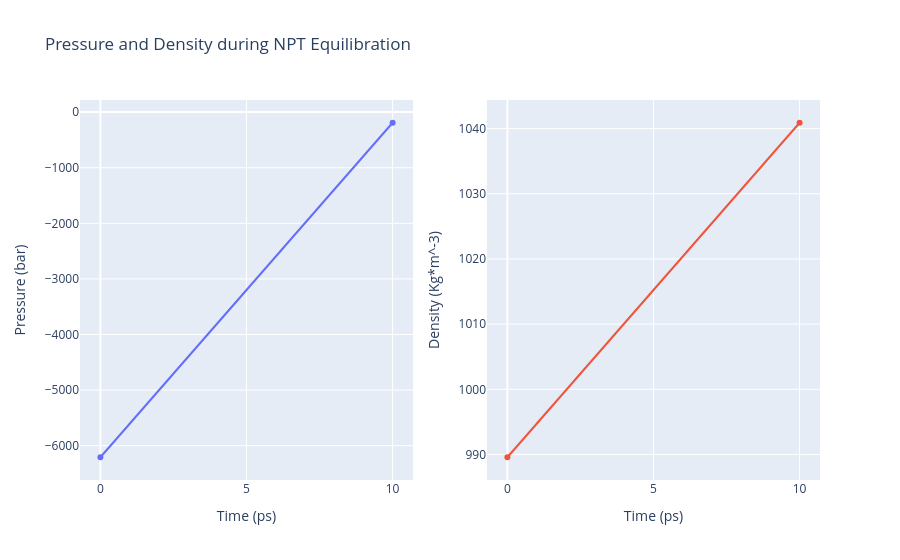

Here is the notebook cell this chart was saved with:
### Code cell
# Read pressure and density data from file 
with open(output_npt_pd_xvg,'r') as pd_file:
    x,y,z = map(
        list,
        zip(*[
            (float(line.split()[0]),float(line.split()[1]),float(line.split()[2]))
            for line in pd_file 
            if not line.startswith(("#","@")) 
        ])
    )

plotly.offline.init_notebook_mode(connected=True)

trace1 = go.Scatter(
    x=x,y=y
)
trace2 = go.Scatter(
    x=x,y=z
)

fig = subplots.make_subplots(rows=1, cols=2, print_grid=False)

fig.append_trace(trace1, 1, 1)
fig.append_trace(trace2, 1, 2)

fig['layout']['xaxis1'].update(title='Time (ps)')
fig['layout']['xaxis2'].update(title='Time (ps)')
fig['layout']['yaxis1'].update(title='Pressure (bar)')
fig['layout']['yaxis2'].update(title='Density (Kg*m^-3)')

fig['layout'].update(title='Pressure and Density during NPT Equilibration')
fig['layout'].update(showlegend=False)

plotly.offline.iplot(fig)

### Figure 1 — Plotly figure (JSON) as saved in the notebook; plotly's stock layout.template omitted (floating-point values rounded to 4 significant figures)
{"data": [{"type": "scatter", "x": [0, 10], "xaxis": "x", "y": [-6208.0, -191.2], "yaxis": "y"}, {"type": "scatter", "x": [0, 10], "xaxis": "x2", "y": [989.6, 1041.0], "yaxis": "y2"}], "layout": {"showlegend": false, "title": {"text": "Pressure and Density during NPT Equilibration"}, "xaxis": {"anchor": "y", "domain": [0, 0.45], "title": {"text": "Time (ps)"}}, "xaxis2": {"anchor": "y2", "domain": [0.55, 1], "title": {"text": "Time (ps)"}}, "yaxis": {"anchor": "x", "domain": [0, 1], "title": {"text": "Pressure (bar)"}}, "yaxis2": {"anchor": "x2", "domain": [0, 1], "title": {"text": "Density (Kg*m^-3)"}}}}
